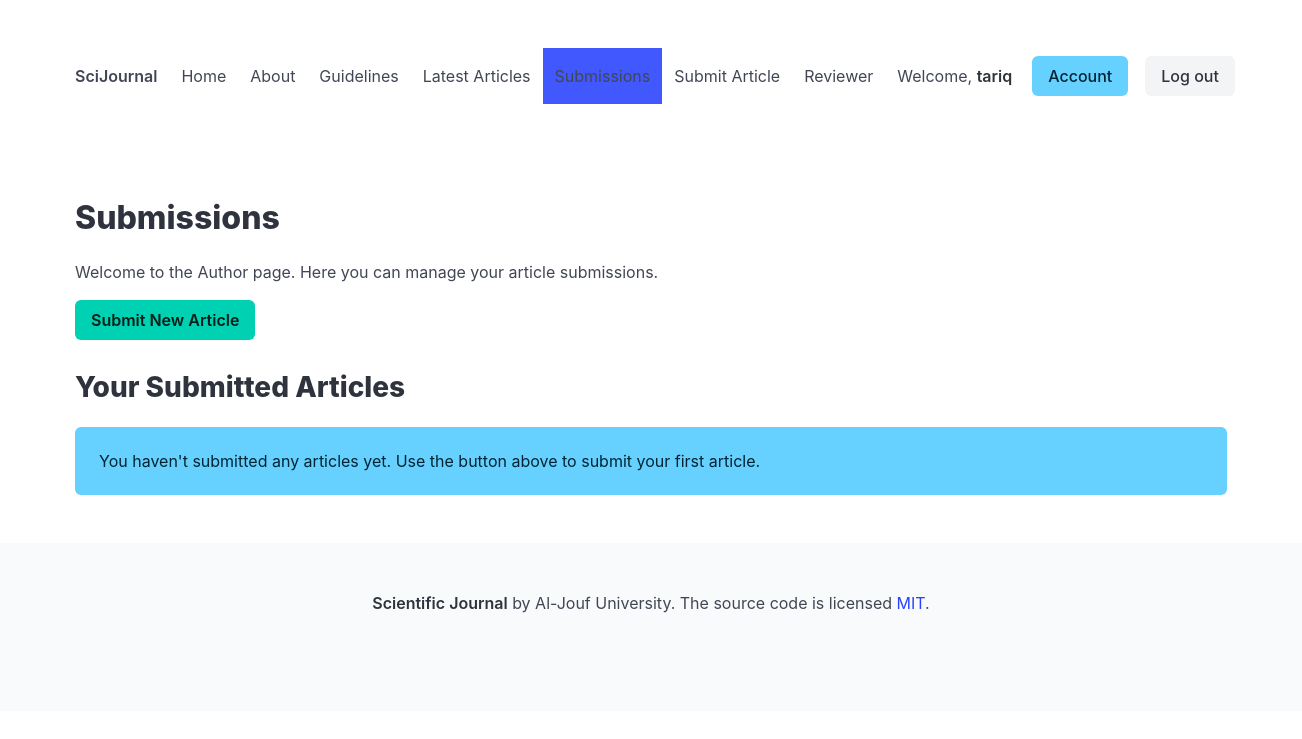
Page /submissions/ (signed in) on the earlier database version.
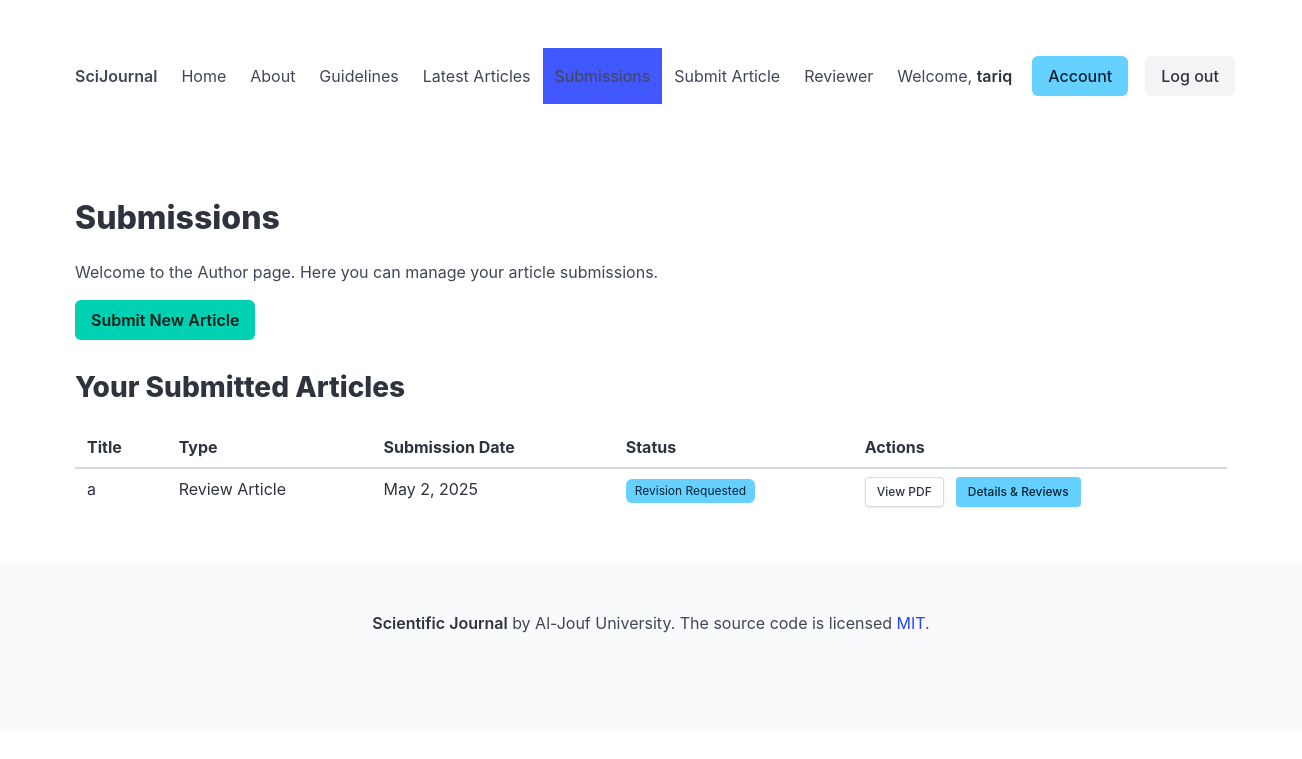
Same page on the later database version.
### journal/models.py (models this page shows, shortened)
class Article(models.Model):
    ARTICLE_TYPE_CHOICES = [
        ('original', 'Original Article'),
        ('review', 'Review Article'),
    ]
    DECISION_CHOICES = [
        ('accepted', 'Accepted'),
        ('under_review', 'Under review'),
        ('revision_requested', 'Revision Requested'),
        ('rejected', 'Rejected'),
        ('withdrawn', 'Withdrawn'),
    ]
    title = models.CharField(max_length=255)
    author = models.ForeignKey(User, on_delete=models.CASCADE, related_name='articles')
    type = models.CharField(max_length=20, choices=ARTICLE_TYPE_CHOICES)
    abstract = models.TextField(blank=True, null=True)
    keywords = models.CharField(max_length=255, blank=True, null=True)
    authors = models.CharField(max_length=255, blank=True, null=True)
    pdf_file = models.FileField(upload_to='article_pdfs/', null=True, blank=True, help_text="Upload your article as a PDF file")
    submission_date = models.DateField()
    acceptance_date = models.DateField(null=True, blank=True)
    publication_date = models.DateField(null=True, blank=True)
    decision = models.CharField(max_length=20, choices=DECISION_CHOICES, default='under_review')
    reviewers = models.ManyToManyField(User, through='Review', related_name='reviewing_articles')

### journal/views.py (the view)
# urls.py: path('submissions/', views.submissions_page, name='submissions_page'),
@login_required
def submissions_page(request):
    if request.user.is_staff or request.user.is_superuser:
        messages.error(request, "This page is not available for admin users.")
        return redirect('assignment_page')
    user_articles = Article.objects.filter(author=request.user).order_by('-submission_date')
    return render(request, 'journal/submissions.html', {'articles': user_articles})

### journal/templates/journal/submissions.html (shortened to what this page needs)
{% extends 'journal/base.html' %}
{% block content %}
<h1 class="title">Submissions</h1>
<div class="content">
    <p>Welcome to the Author page. Here you can manage your article submissions.</p>
    <div class="buttons">
        <a href="{% url 'submit_article' %}" class="button is-primary">
            <strong>Submit New Article</strong>
        </a>
    </div>
    <h2 class="subtitle">Your Submitted Articles</h2>
    {% if articles %}
        <div class="table-container">
            <table class="table is-striped is-fullwidth">
                <thead>
                    <tr>
                        <th>Title</th>
                        <th>Type</th>
                        <th>Submission Date</th>
                        <th>Status</th>
                        <th>Actions</th>
                    </tr>
                </thead>
                <tbody>
                    {% for article in articles %}
                    <tr>
                        <td>{{ article.title }}</td>
                        <td>{{ article.get_type_display }}</td>
                        <td>{{ article.submission_date }}</td>
                        <td>
                            <span class="tag
                                {% if article.decision == 'accepted' %}is-success
                                {% elif article.decision == 'rejected' %}is-danger
                                {% elif article.decision == 'withdrawn' %}is-warning
                                {% else %}is-info{% endif %}">
                                {{ article.get_decision_display }}
                            </span>
                        </td>
                        <td>
                            <div class="buttons">
                                {% if article.pdf_file %}
                                    <a href="{{ article.pdf_file.url }}" class="button is-small" target="_blank">
                                        View PDF
                                    </a>
                                {% endif %}
                                <a href="{% url 'article_detail' article.id %}" class="button is-info is-small">
                                    Details & Reviews
                                </a>
                            </div>
                        </td>
                    </tr>
                    {% endfor %}
                </tbody>
            </table>
        </div>
    {% else %}
        <div class="notification is-info">
            You haven't submitted any articles yet. Use the button above to submit your first article.
        </div>
    {% endif %}
</div>
{% endblock %}

Differences in the rows shown:
now on this page (row edited): Article: title "a", type "Review Article", submission_date "May 2, 2025", decision "Revision Requested"
Other differences:
text no longer shown: "You haven't submitted any articles yet. Use the button above to submit your first article."
text now shown: "Title Type Submission Date Status Actions"
